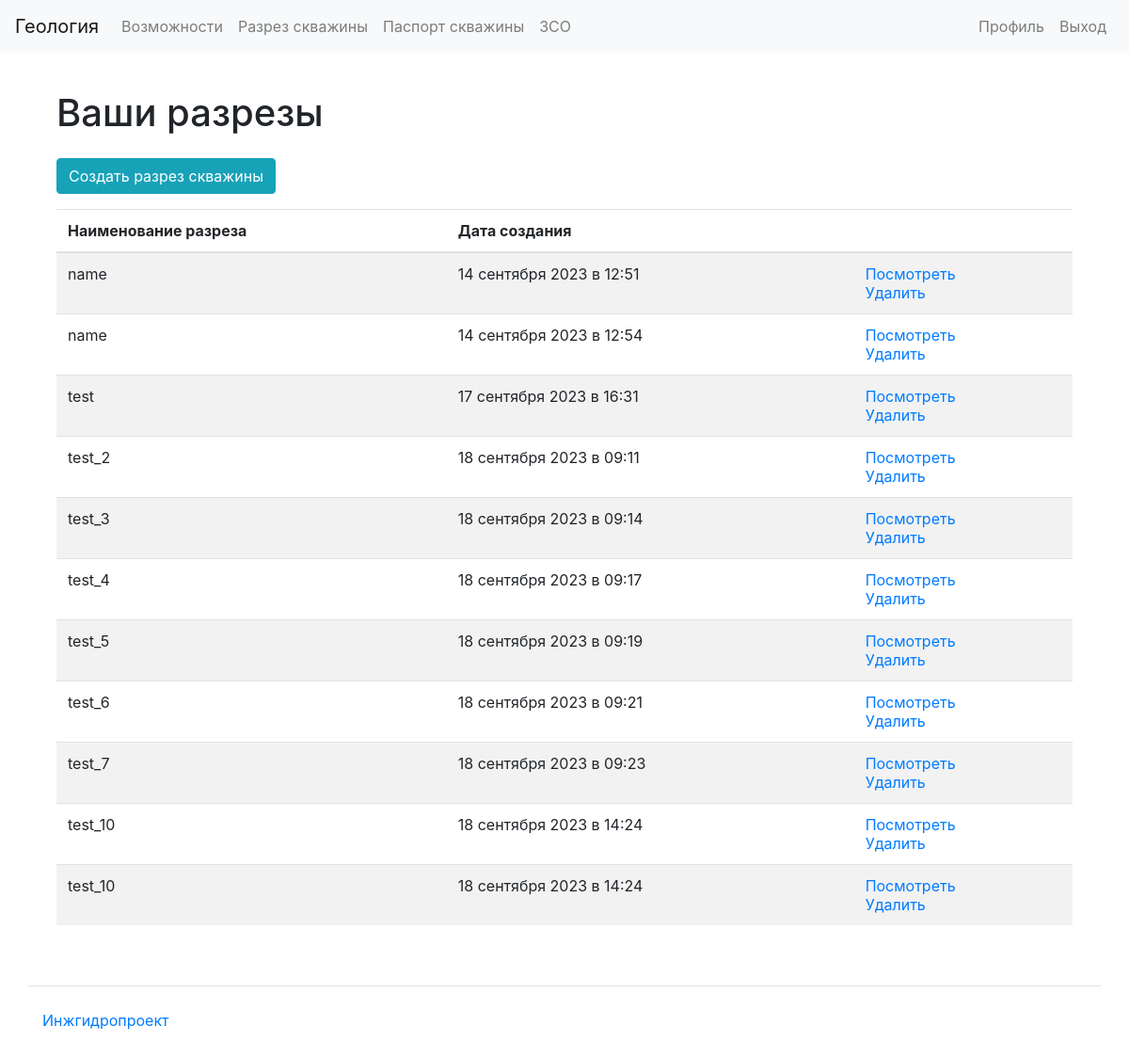
/well_section/ (signed in), run on the app's committed database.
### apps/well_section/models.py (models this page shows)
class WellSection(models.Model):
    user = models.ForeignKey(
        settings.AUTH_USER_MODEL, related_name="well_section", on_delete=models.CASCADE
    )
    name = models.CharField(max_length=30)
    layers = models.TextField()
    well_data = models.TextField()
    created_at = models.DateTimeField(auto_now_add=True)
    def get_deserialized_name(self):
        try:
            return json.loads(self.name)
        except json.JSONDecodeError:
            return self.name

### apps/well_section/views.py (the view)
# urls.py: path("", views.WellSectionListView.as_view(), name="well_section_list"),
@method_decorator(login_required, name="dispatch")
class WellSectionListView(ListView):
    model = WellSection
    paginate_by = 10
    template_name = ("well_section/list.html",)
    def get(self, request, *args, **kwargs):
        user_well_sections = request.user.well_section.all()
        well_sections = [
            {
                "name": section.get_deserialized_name(),
                "created_at": section.created_at,
                "id": section.id,
            }
            for section in user_well_sections
        ]
        return render(
            request,
            template_name=self.template_name,
            context={"well_sections": well_sections, "title": "Well sections"},
        )

### templates/well_section/list.html
{% extends 'base.html' %}
{% load bootstrap4 %}
{% load i18n %}
{% block content %}
<div class="container wrapper flex-grow-1">
    <h1 class="my-4">
      {% translate "Ваши разрезы"%}
    </h1>
      <div class="form-group">
        <a href="{% url 'well_section_create' %}" class="btn btn-info" role="button">{% translate "Создать разрез скважины"%}</a>
</div>
<table class="table table-striped">
<thead>
  <tr>
    <th>{% translate "Наименование разреза"%}</th>
    <th>{% translate "Дата создания"%}</th>
    <th></th>
  </tr>
</thead>
<tbody>
  {% if well_sections %}
    {% for elem in well_sections %}
      <tr>
        <td>{{ elem.name }}</td>
        <td>{{ elem.created_at|date:"d E Y в H:i" }}</td>
        <td>
          <a href="{% url 'well_section_result' elem.id %}">{% translate "Посмотреть"%}</a>
          <br>
          <a href="{% url 'well_section_delete' elem.id %}">{% translate "Удалить"%}</a>
        </td>
      </tr>
    {% endfor %}
{% endif %}
</tbody>
</table>
</div>
{% endblock %}

### data on the page
WellSection: created_at "14 сентября 2023 в 12:51"
WellSection: created_at "14 сентября 2023 в 12:54"
WellSection: created_at "17 сентября 2023 в 16:31"
WellSection: created_at "18 сентября 2023 в 09:11"
WellSection: created_at "18 сентября 2023 в 09:14"
WellSection: created_at "18 сентября 2023 в 09:17"
WellSection: created_at "18 сентября 2023 в 09:19"
WellSection: created_at "18 сентября 2023 в 09:21"
WellSection: created_at "18 сентября 2023 в 09:23"
WellSection: created_at "18 сентября 2023 в 14:24"
WellSection: created_at "18 сентября 2023 в 14:24"

### other printed values
{{ elem.name }} "name" "name" "test" "test_2" "test_3" "test_4" "test_5" "test_6" "test_7" "test_10" "test_10"
